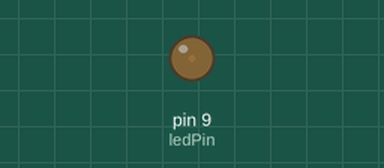
This sketch was run on a simulated Arduino Uno, built with avr-gcc and run on an emulated ATmega328P. On the bench: output pins drawn as LEDs (lit = HIGH).

Above: at 0.05 s.
At 0.4 s:
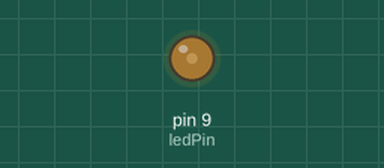
At 0.8 s:
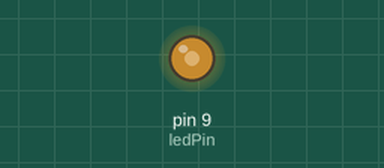
At 1.55 s:
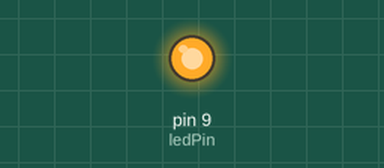
Timing chart, 0 to 3.6 s (numbered marks = the images above):
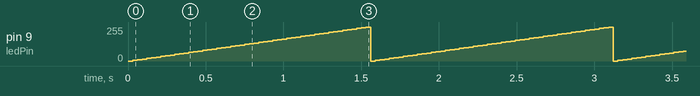

Measured:
- by itself, pin 9 (ledPin): ramps from 0/255 to 255/255 and jumps back, once every 1.6 s

The sketch:

day31_fading.ino
```cpp
// 31日目 2.1 フェージング（LED をだんだん明るくする）
// 回路：ピン9（~ のついたピン）→ 220Ω → LED → GND（29日目と同じ）
// 記事のコードをそのまま使った（setup() は空）

int ledPin = 9;   // LED をつないだピン

void setup() {
  // 何も書かない。analogWrite() は、ピンを自動で出力にする
}

void loop() {
  // value を 0 から 255 まで、5 ずつ増やしながらくり返す（52回）
  for (int value = 0; value <= 255; value += 5) {
    analogWrite(ledPin, value);   // 明るさを 0（消灯）〜255（最大）で指定する
    delay(30);                    // 30ミリ秒待つ
  }
  // 255 のあと、for が終わって loop() の先頭にもどる → value が 0 になり、急に暗くなる
}
```
